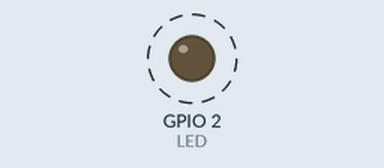
Simulated run of this sketch. Board: ESP8266 (NodeMCU). On the bench: output pins drawn as LEDs (lit = HIGH). Dashed ring = blinking.

Above: at 0.5 s.
Timing chart, 0 to 4.6 s (numbered marks = the images above):
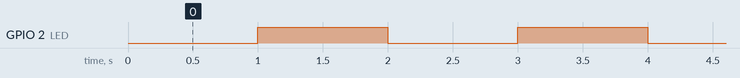

The sketch:

nodemcu_esp32.ino
```cpp
// para Windows 10 se deben instalar los drivers de la placa, ya que es probable que la misma no sea reconocida inmediatamente
// (chequear en "Administrador de dispositivos" de Windows)
// CP210x Universal Windows Driver: https://www.silabs.com/developers/usb-to-uart-bridge-vcp-drivers?tab=downloads

#define LED 2

void setup() {
  //Serial.begin(115200); // velocidad de transmision (en baudios)
  //Serial.println("Hola Mundo!");
  //Serial.println("Esto es el setup.");

  pinMode(LED,OUTPUT); //set up pin mode
}

void loop() {
  //Serial.println("Esto es el loop.");
  //delay(2000); // espera de 2 segundos

  delay(1000); // espera de 1 segundo
  digitalWrite(LED,HIGH); // enciende el LED
  delay(1000); // espera de 1 segundo
  digitalWrite(LED,LOW); // apaga el LED
}
```

Measured:
- by itself, GPIO 2 (LED): alternates HIGH for 1.0 s and LOW for 1.0 s
